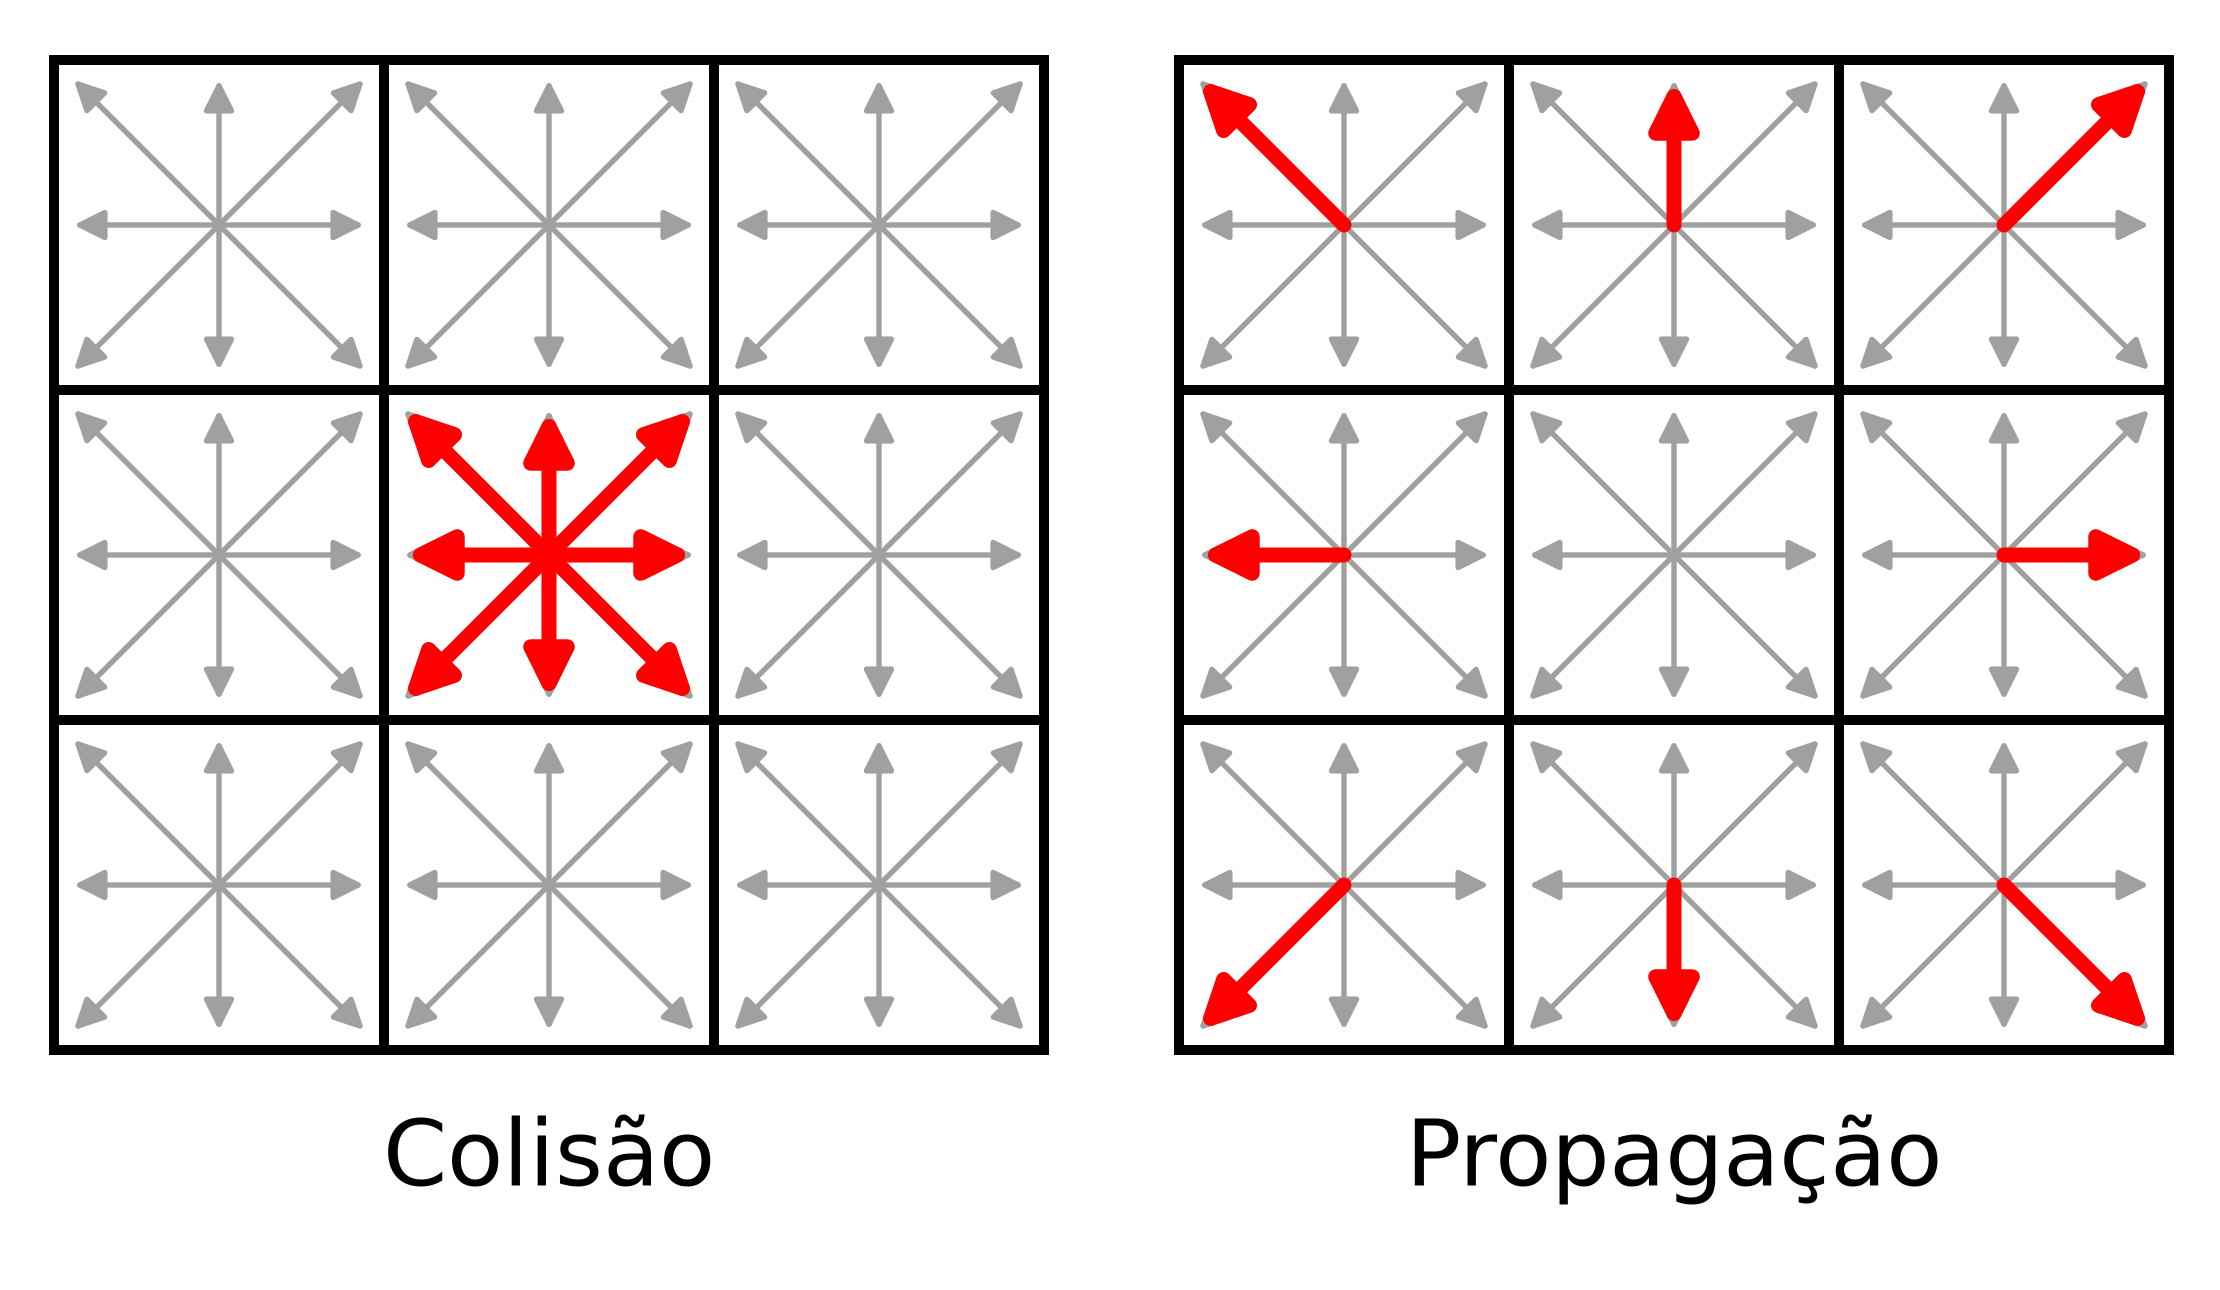

Here is the Python script that generated this plot:
"""Gera a figura das etapas de colisão e de propagação do LBM em uma rede D2Q9 (FIGURA 8).

Reconstrução em alta resolução, com rótulos em português, da figura equivalente de
Yoo (2022). A geometria é definida em pixels da figura de referência
(lbm-collision-streaming-d2q9.png).
"""
from pathlib import Path

import matplotlib

matplotlib.use('Agg')
import matplotlib.pyplot as plt
from matplotlib.patches import FancyArrowPatch, Rectangle

OUT = Path(__file__).with_suffix('.png')

GRAY = '#a0a0a0'
RED = '#ff0000'
FONT = 22
W, H = 740, 430
CELL = 110
TIP = 0.88

DIRECTIONS = [(1, 0), (0, 1), (-1, 0), (0, -1), (1, 1), (-1, 1), (-1, -1), (1, -1)]


def arrow(ax, start, end, color, lw, scale, zorder):
    ax.add_patch(FancyArrowPatch(start, end, arrowstyle='-|>', mutation_scale=scale, lw=lw, color=color,
                                 shrinkA=0, shrinkB=0, zorder=zorder))


def cell_arrows(ax, center, directions, color, lw, scale, zorder):
    cx, cy = center
    reach = TIP * CELL / 2
    for dx, dy in directions:
        arrow(ax, (cx, cy), (cx + reach * dx, cy - reach * dy), color, lw, scale, zorder)


def panel(ax, origin, highlight):
    ox, oy = origin
    for row in range(3):
        for col in range(3):
            center = (ox + (col + 0.5) * CELL, oy + (row + 0.5) * CELL)
            cell_arrows(ax, center, DIRECTIONS, GRAY, 1.3, 15, 2)
            ax.add_patch(Rectangle((ox + col * CELL, oy + row * CELL), CELL, CELL, fill=False, ec='black', lw=2.4,
                                   zorder=1, joinstyle='miter'))
            offset = (col - 1, 1 - row)
            directions = highlight(offset)
            if directions:
                cell_arrows(ax, center, directions, RED, 3.6, 22, 4)
    ax.add_patch(Rectangle(origin, 3 * CELL, 3 * CELL, fill=False, ec='black', lw=2.4, zorder=3, joinstyle='miter'))


def collision(offset):
    return DIRECTIONS if offset == (0, 0) else []


def streaming(offset):
    return [offset] if offset != (0, 0) else []


def main():
    fig = plt.figure(figsize=(W / 100, H / 100), dpi=300, facecolor='white')
    ax = fig.add_axes([0, 0, 1, 1])
    ax.set_xlim(0, W)
    ax.set_ylim(H, 0)
    ax.axis('off')
    left, right = (18, 20), (393, 20)
    panel(ax, left, collision)
    panel(ax, right, streaming)
    ax.text(left[0] + 1.5 * CELL, 387, 'Colisão', ha='center', va='center', fontsize=FONT)
    ax.text(right[0] + 1.5 * CELL, 387, 'Propagação', ha='center', va='center', fontsize=FONT)
    fig.savefig(OUT, dpi=300, facecolor='white')
    print(f'Figure saved to {OUT}')


if __name__ == '__main__':
    main()
